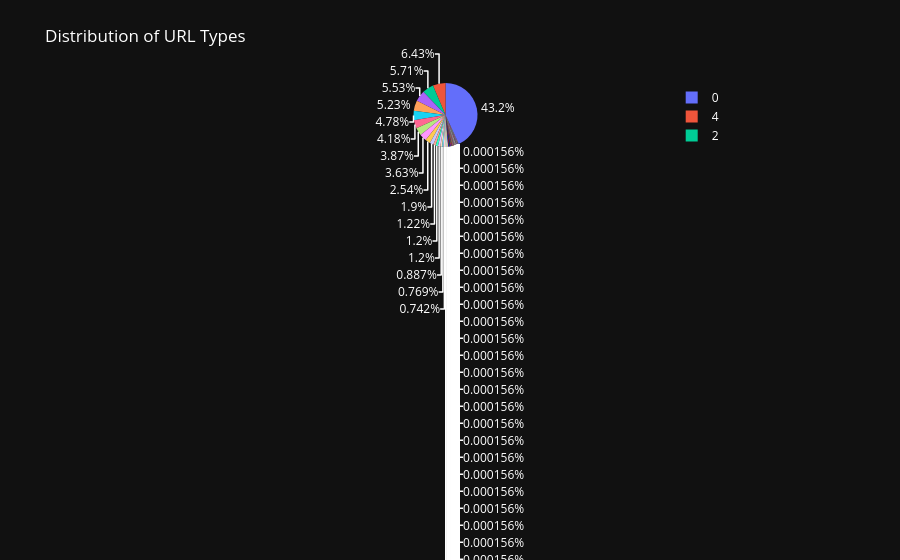

Notebook source saved alongside this figure:
### Code cell
# Pie chart for 'url_type' column
url_type_counts = data['count-digits'].value_counts()
fig = go.Figure(data=[go.Pie(labels=url_type_counts.index, values=url_type_counts.values)])
fig.update_layout(title='Distribution of URL Types',
                  template='plotly_dark',
                  font=dict(color='white'),
                  showlegend=True)
fig.show()

### Figure 1 — Plotly figure (JSON) as saved in the notebook; plotly's stock layout.template omitted (floating-point values rounded to 4 significant figures; data arrays with more than 128 entries replaced by an {"elided": "..."} marker saying what was removed)
{"data": [{"labels": {"elided": "222 int values"}, "type": "pie", "values": {"elided": "222 int values"}}], "layout": {"font": {"color": "white"}, "showlegend": true, "title": {"text": "Distribution of URL Types"}}}
